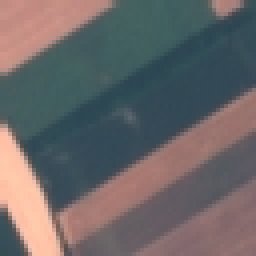
#> input picture img/AnnualCrop/AnnualCrop_1108.jpg, 64 x 64 px (shown 4 times larger); its folder holds 3 pictures in this run
$ jupyter execute --allow-errors Assigment_RF.ipynb
#> lines starting #> are read from the running program, lines starting #| are printed output that depends on the picture
# Land Use Classification from Satellite Images

Group 4: Teresa Alvarez, Vikram Bhatt, Alessandro Cristofolini, Matteo Khoueiri, Dominique Robson, & Pengchong Zhao

---

## Executive Summary

In this project, we address the problem of land use classification using satellite image patches from the EuroSAT RGB dataset. The objective is to automatically classify land cover types (e.g., Forest, Residential, River, Industrial) from aerial imagery.

We compare two approaches:

1. A classical computer vision baseline using HOG features and a linear SVM.
2. A deep learning approach using transfer learning with a pretrained Convolutional Neural Network (CNN).

----
# 1. Business / Research Question

## Problem

Can satellite image patches be automatically classified into land use categories to support environmental monitoring and urban planning?

## Motivation

Manual annotation of satellite imagery is costly and time-consuming. Automated classification can:

- Accelerate large-scale analysis
- Support planning and monitoring
- Flag uncertain cases for human review

The system is intended as decision support rather than full automation.

[cell 1]
import sys

[cell 2]
from pathlib import Path
import random
import pandas as pd
import numpy as np
from PIL import Image
import matplotlib.pyplot as plt
from collections import Counter

from sklearn.model_selection import train_test_split
from sklearn.preprocessing import LabelEncoder

from sklearn.metrics import accuracy_score, f1_score, confusion_matrix, classification_report
import seaborn as sns

# Assistant
This error occurs because the 'pandas' module is not installed in your current Python environment. The error message "ModuleNotFoundError: No module named 'pandas'" indicates that Python cannot find the pandas library that your code is trying to import.

Would you like me to provide the corrected code?

# Assistant
This error occurs because the 'pandas' module is not installed in your current Python environment. The error message "ModuleNotFoundError: No module named 'pandas'" indicates that Python cannot find the pandas library that your code is trying to import.

Would you like me to provide the corrected code?

# 2. Dataset

## 2.1 Source

We use the EuroSAT RGB dataset:

- ~27,000 satellite image patches
- 10 land use classes
- RGB format, 64×64 resolution
- Images organized in class-based folders

## 2.2 Classes

- AnnualCrop
- Forest
- HerbaceousVegetation
- Highway
- Industrial
- Pasture
- PermanentCrop
- Residential
- River
- SeaLake

Each image represents a satellite patch labeled with its dominant land use type.

[cell 3]
DATA_DIR = Path("img")

# Verificar que existe
if not DATA_DIR.exists():
    raise FileNotFoundError(f"{DATA_DIR} not found")

# Detectar clases (subcarpetas)
classes = sorted([folder.name for folder in DATA_DIR.iterdir() if folder.is_dir()])

print(f"Number of classes detected: {len(classes)}")
print("Classes:")
for c in classes:
    print("-", c)

[cell 4]
image_extensions = {".jpg", ".jpeg", ".png"}

data = []

for cls in classes:
    class_path = DATA_DIR / cls
    images = [f for f in class_path.iterdir() if f.suffix.lower() in image_extensions]

    data.append({
        "class": cls,
        "num_images": len(images)
    })

df_counts = pd.DataFrame(data).sort_values("class")
total_images = df_counts["num_images"].sum()

print(df_counts)
print("\nTotal images:", total_images)

## 2.3 Visualization of classes

[cell 5]
plt.figure(figsize=(10,5))
plt.bar(df_counts["class"], df_counts["num_images"])
plt.xticks(rotation=45)
plt.title("Number of Images per Class")
plt.ylabel("Count")
plt.show()
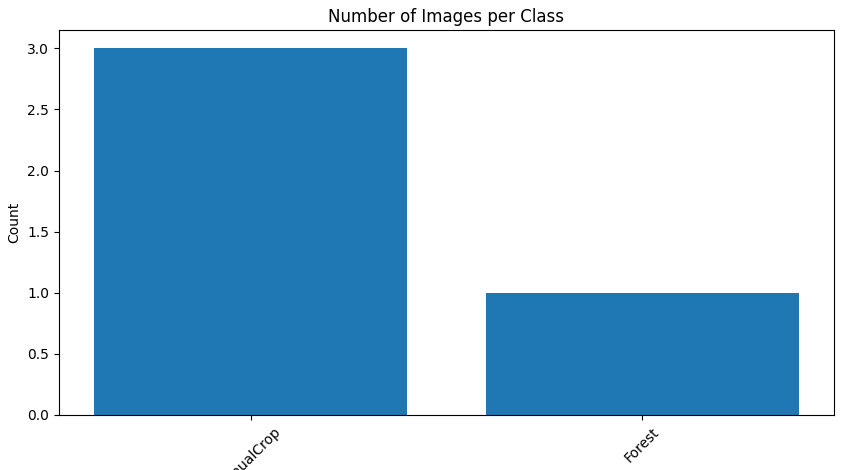
#> figure drawn by matplotlib, 1 panel

## 2.4 Corrupted image check

No images are corrupter out of the 27000

[cell 6]
corrupted = []

for cls in classes:
    class_path = DATA_DIR / cls
    images = [f for f in class_path.iterdir() if f.suffix.lower() in image_extensions]

    sample_images = random.sample(images, min(200, len(images)))

    for img_path in sample_images:
        try:
            with Image.open(img_path) as img:
#> img is the input picture: PIL image 64x64 RGB; mean R, G, B 105.7, 102.2, 103.5
                img.verify()
        except Exception:
            corrupted.append(img_path)

print("Number of corrupted images found:", len(corrupted))

## Showing sample images

[cell 7]
all_data = []

for cls in classes:
    class_path = DATA_DIR / cls
    images = [f for f in class_path.iterdir() if f.suffix.lower() in image_extensions]

    for img_path in images:
        all_data.append({
            "path": str(img_path),
            "label": cls
        })

df_all = pd.DataFrame(all_data)

print("Total images indexed:", len(df_all))
df_all.head()

#guardar dataframe por si acaso
#> (the rest of this cell did not finish here and is left out)

[cell 8]
fig, axes = plt.subplots(5, 2, figsize=(10,15))

for ax, cls in zip(axes.flat, classes):
    sample_path = df_all[df_all["label"] == cls]["path"].sample(1).values[0]
    img = plt.imread(sample_path)
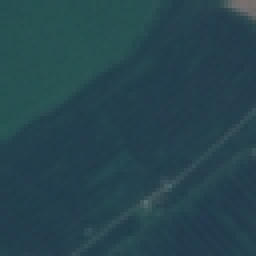
#> input picture img/AnnualCrop/AnnualCrop_1163.jpg, 64 x 64 px (shown 4 times larger)
#> img is the input picture: shape (64, 64, 3); mean R, G, B 38.3, 68.9, 78.3

    ax.imshow(img)
    ax.set_title(cls)
    ax.axis("off")

plt.tight_layout()
plt.show()
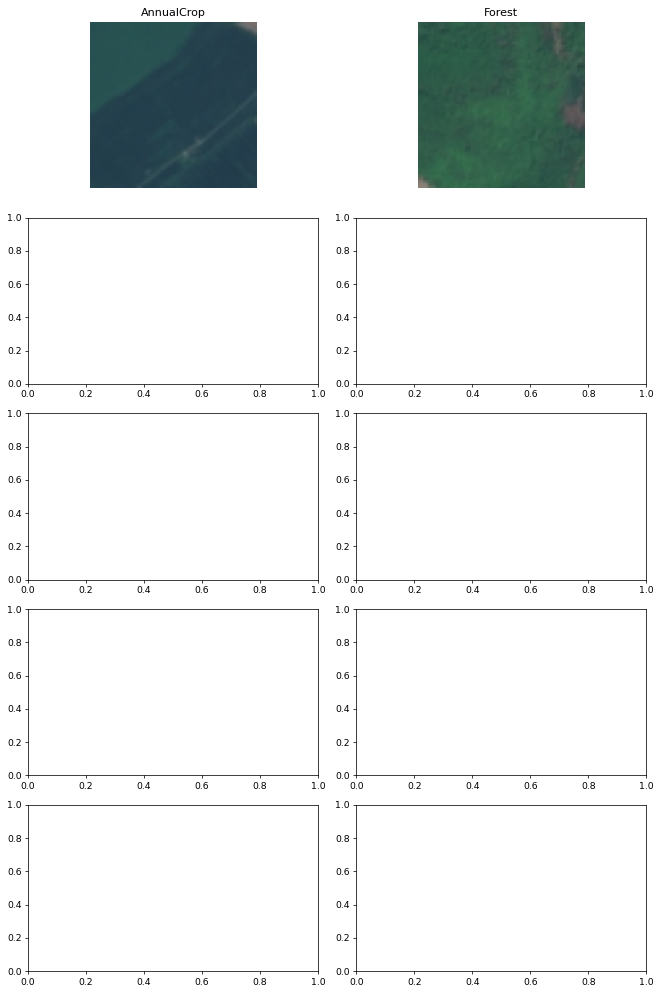
#> figure drawn by matplotlib, 2 panels

## 2.5 Dataset Indexing

To prepare the dataset for model training, we construct a master DataFrame containing:

- The image file path
- The corresponding class label

This structured representation will allow us to perform a reproducible train/validation/test split while ensuring consistency across models.

[cell 9]
all_data = []

for cls in classes:
    class_path = DATA_DIR / cls
    images = [f for f in class_path.iterdir() if f.suffix.lower() in image_extensions]

    for img_path in images:
        all_data.append({
            "path": str(img_path),
            "label": cls
        })

df_all = pd.DataFrame(all_data)

print("Total images indexed:", len(df_all))
df_all.head()

#guardar dataframe por si acaso
#> (the rest of this cell did not finish here and is left out)

[cell 10]
df_all["label"].value_counts()

# 3. Experimental Setup

## 3.1 Train / Validation / Test Split

The dataset is split into:

- 70% Training
- 15% Validation
- 15% Test

The split is stratified by class to preserve class balance.

A fixed random seed ensures reproducibility.

[cell 11]
#Codificar etiquetas a números
label_encoder = LabelEncoder()

df_all["label_encoded"] = label_encoder.fit_transform(df_all["label"])

num_classes = len(label_encoder.classes_)

print("Number of classes:", num_classes)
print("Class mapping:")
for i, cls in enumerate(label_encoder.classes_):
    print(i, "->", cls)
